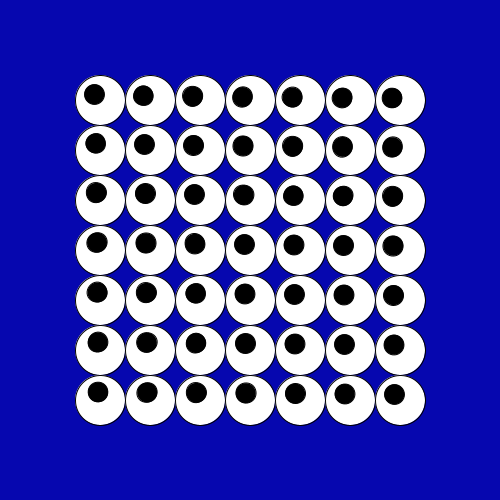
Frame 1 (no input)
Frame 60 (the mouse pressed at the canvas centre just before this capture): identical to frame 1, image omitted
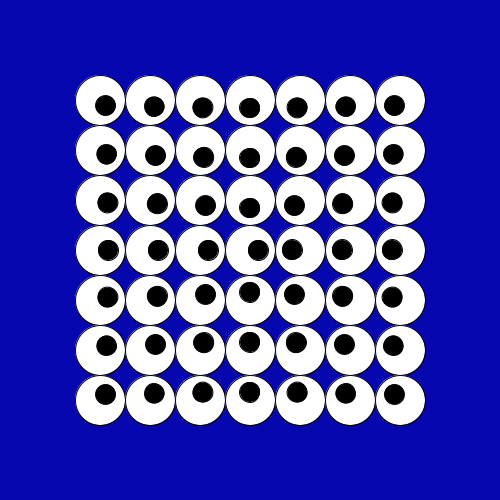
Frame 120 (the mouse held since frame 60 and released just before this capture)

The Processing sketch that drew these frames (run headless with seeded random() and noise(); from frame 60 on, the mouse is pressed at the canvas centre):

// Processing sketch: sketch_17022017
// ── sketch_17022017.pde
void setup(){
  size(500,500);
  smooth();
}

void draw(){
  background(6,7,175);
  for(float x=100; x<width-50; x+=50) {
    for (float y = 100; y<height-50; y+=50){
      fill(255);
      ellipse(x,y,50,50);
      pushMatrix();
      translate(x,y);
      float a = atan2(mouseY-y, mouseX-x);
      rotate(a);
      fill(0);
      ellipse(8,0,20,20);
      popMatrix();
    }
  }
}
